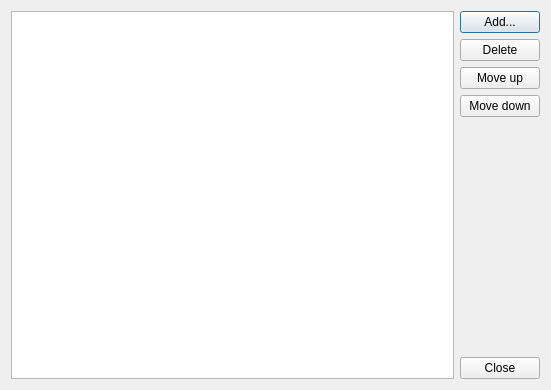
<?xml version="1.0" encoding="UTF-8"?>
<ui version="4.0">
 <class>ClientsDialog</class>
 <widget class="QDialog" name="ClientsDialog">
  <property name="geometry">
   <rect>
    <x>0</x>
    <y>0</y>
    <width>551</width>
    <height>390</height>
   </rect>
  </property>
  <property name="windowTitle">
   <string>Clients</string>
  </property>
  <layout class="QGridLayout" name="gridLayout">
   <item row="0" column="0" rowspan="6">
    <widget class="QListWidget" name="lw_clients"/>
   </item>
   <item row="0" column="2">
    <widget class="QPushButton" name="b_addClient">
     <property name="text">
      <string>Add...</string>
     </property>
    </widget>
   </item>
   <item row="1" column="2">
    <widget class="QPushButton" name="b_deleteClient">
     <property name="text">
      <string>Delete</string>
     </property>
    </widget>
   </item>
   <item row="4" column="2">
    <spacer name="verticalSpacer">
     <property name="orientation">
      <enum>Qt::Vertical</enum>
     </property>
     <property name="sizeHint" stdset="0">
      <size>
       <width>20</width>
       <height>40</height>
      </size>
     </property>
    </spacer>
   </item>
   <item row="2" column="2">
    <widget class="QPushButton" name="b_moveUp">
     <property name="text">
      <string>Move up</string>
     </property>
    </widget>
   </item>
   <item row="3" column="2">
    <widget class="QPushButton" name="b_moveDown">
     <property name="text">
      <string>Move down</string>
     </property>
    </widget>
   </item>
   <item row="5" column="2">
    <widget class="QPushButton" name="b_close">
     <property name="text">
      <string>Close</string>
     </property>
    </widget>
   </item>
  </layout>
 </widget>
 <layoutdefault spacing="6" margin="11"/>
 <resources/>
 <connections>
  <connection>
   <sender>b_addClient</sender>
   <signal>clicked()</signal>
   <receiver>ClientsDialog</receiver>
   <slot>addClient()</slot>
   <hints>
    <hint type="sourcelabel">
     <x>472</x>
     <y>20</y>
    </hint>
    <hint type="destinationlabel">
     <x>454</x>
     <y>37</y>
    </hint>
   </hints>
  </connection>
  <connection>
   <sender>b_deleteClient</sender>
   <signal>clicked()</signal>
   <receiver>ClientsDialog</receiver>
   <slot>deleteClient()</slot>
   <hints>
    <hint type="sourcelabel">
     <x>506</x>
     <y>46</y>
    </hint>
    <hint type="destinationlabel">
     <x>457</x>
     <y>107</y>
    </hint>
   </hints>
  </connection>
  <connection>
   <sender>b_moveUp</sender>
   <signal>clicked(bool)</signal>
   <receiver>ClientsDialog</receiver>
   <slot>moveUp()</slot>
   <hints>
    <hint type="sourcelabel">
     <x>485</x>
     <y>87</y>
    </hint>
    <hint type="destinationlabel">
     <x>476</x>
     <y>216</y>
    </hint>
   </hints>
  </connection>
  <connection>
   <sender>b_moveDown</sender>
   <signal>clicked()</signal>
   <receiver>ClientsDialog</receiver>
   <slot>moveDown()</slot>
   <hints>
    <hint type="sourcelabel">
     <x>511</x>
     <y>126</y>
    </hint>
    <hint type="destinationlabel">
     <x>517</x>
     <y>159</y>
    </hint>
   </hints>
  </connection>
  <connection>
   <sender>b_close</sender>
   <signal>clicked()</signal>
   <receiver>ClientsDialog</receiver>
   <slot>accept()</slot>
   <hints>
    <hint type="sourcelabel">
     <x>501</x>
     <y>365</y>
    </hint>
    <hint type="destinationlabel">
     <x>501</x>
     <y>344</y>
    </hint>
   </hints>
  </connection>
 </connections>
 <slots>
  <slot>addClient()</slot>
  <slot>deleteClient()</slot>
  <slot>moveUp()</slot>
  <slot>moveDown()</slot>
 </slots>
</ui>
